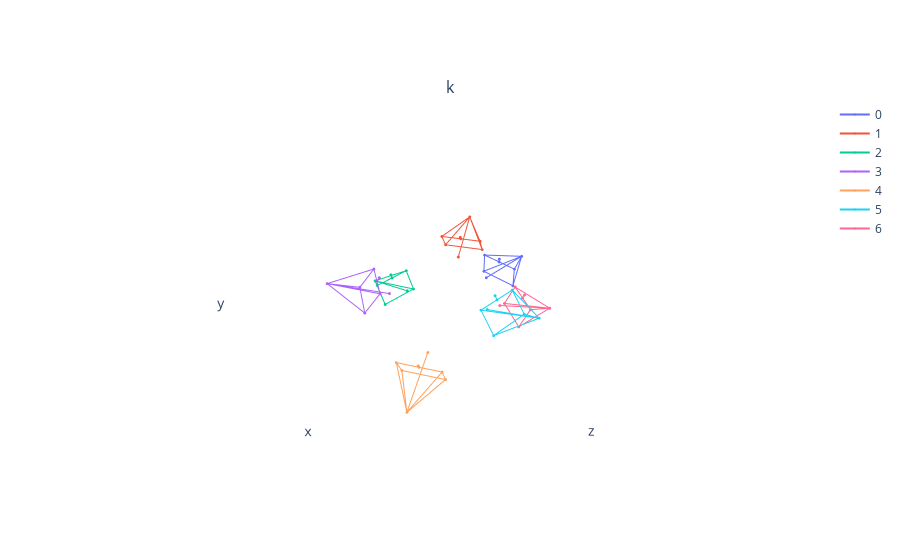

Write notebook code for a chart like this one.
### Code cell
# test dataloader
import torch
import os
import numpy as np
from typing import Tuple


def cartesian_to_spherical(xyz):
    ptsnew = np.hstack((xyz, np.zeros(xyz.shape)))
    xy = xyz[:,0]**2 + xyz[:,1]**2
    z = np.sqrt(xy + xyz[:,2]**2)
    theta = np.arctan2(np.sqrt(xy), xyz[:,2]) # for elevation angle defined from Z-axis down
    #ptsnew[:,4] = np.arctan2(xyz[:,2], np.sqrt(xy)) # for elevation angle defined from XY-plane up
    azimuth = np.arctan2(xyz[:,1], xyz[:,0])
    return np.array([theta, azimuth, z])

cam_pose_all = []
for i in range(7):
    var_name = 'T' + str(i)
    cam_pose = locals()[var_name] if var_name in locals() else None
    R_, T_ = cam_pose[:3, :3], cam_pose[:3, -1] * 5

    cam_pose_old = np.eye(4)
    cam_pose_old[:3, :3] = R_
    cam_pose_old[:3, -1] = T_

    swap_y_z = np.array([[1, 0, 0, 0],
                        [0, 0, -1, 0],
                        [0, -1, 0, 0],
                        [0, 0, 0, 1]])
    deg180 = np.deg2rad(180)
    rot_z = np.array([[np.cos(deg180), -np.sin(deg180), 0],
            [np.sin(deg180), np.cos(deg180), 0],
            [0, 0, 1]])
    
    c2w = swap_y_z @ cam_pose_old

    t = c2w[:3,-1]  # Extract translation of the camera
    r = c2w[:3, :3] @ rot_z # Extract rotation matrix of the camera

    t = t @ r # Make rotation local

    cam_pose_new = np.eye(4)
    cam_pose_new[:3, :3] = r
    cam_pose_new[:3, -1] = t

    cam_pose_all.append(torch.from_numpy(cam_pose_new).float())

cam_pose_all = torch.stack(cam_pose_all)

from pytorch3d.vis.plotly_vis import plot_scene
from pytorch3d.renderer.cameras import (
    FoVPerspectiveCameras,
)
import torch

# set for reproducibility
torch.manual_seed(42)
if torch.cuda.is_available():
    device = torch.device("cuda:0")
else:
    device = torch.device("cpu")
    print("WARNING: CPU only, this will be slow!")

R_abs = cam_pose_all[:, :3, :3].float()
T_abs = cam_pose_all[:, :3, 3].float() 

cameras_absolute_gt = FoVPerspectiveCameras(
    R = R_abs.to(device),
    T = T_abs.to(device),
    device = device,
)

plot = plot_scene({"k": {i: camera for i, camera in enumerate(cameras_absolute_gt)}}, camera_scale=1)
plot.layout.scene.aspectmode = "data"
plot.show()

### Figure 1 — Plotly figure (JSON) as saved in the notebook; plotly's stock layout.template omitted (floating-point values rounded to 4 significant figures)
{"data": [{"marker": {"size": 1}, "name": "0", "scene": "scene", "type": "scatter3d", "x": [0.9613, -0.03866, -0.03986, -0.03866, -1.039, -1.031, 0.9685, 0.9613, -0.05258, -1.039, -1.031, -0.05258, 0.9685, -0.05258, -0.02629], "y": [0.7557, 0.7508, 1.001, 0.7508, 0.746, -0.7539, -0.7443, 0.7557, 0.001285, 0.746, -0.7539, 0.001285, -0.7443, 0.001285, 0.0006424], "z": [-4.008, -4.0, -4.0, -4.0, -3.991, -3.991, -4.009, -4.008, -6.0, -3.991, -3.991, -6.0, -4.009, -6.0, -3.0]}, {"marker": {"size": 1}, "name": "1", "scene": "scene", "type": "scatter3d", "x": [-0.7204, -1.582, -1.52, -1.582, -2.444, -2.817, -1.093, -0.7204, -2.653, -2.444, -2.817, -2.653, -1.093, -2.653, -1.326], "y": [2.613, 2.613, 2.831, 2.613, 2.612, 1.305, 1.306, 2.613, 2.939, 2.612, 1.305, 2.939, 1.306, 2.939, 1.469], "z": [-3.196, -2.689, -2.583, -2.689, -2.182, -2.815, -3.829, -3.196, -4.508, -2.182, -2.815, -4.508, -3.829, -4.508, -2.254]}, {"marker": {"size": 1}, "name": "2", "scene": "scene", "type": "scatter3d", "x": [-4.019, -4.01, -4.097, -4.01, -4.002, -3.481, -3.497, -4.019, -5.625, -4.002, -3.481, -5.625, -3.497, -5.625, -2.812], "y": [-0.688, -0.6883, -0.4538, -0.6883, -0.6885, -2.095, -2.094, -0.688, -2.087, -0.6885, -2.095, -2.087, -2.094, -2.087, -1.044], "z": [-0.9679, 0.0321, 0.03286, 0.0321, 1.032, 1.027, -0.9725, -0.9679, 0.04471, 1.032, 1.027, 0.04471, -0.9725, 0.04471, 0.02235]}, {"marker": {"size": 1}, "name": "3", "scene": "scene", "type": "scatter3d", "x": [-2.41, -1.544, -1.482, -1.544, -0.6784, -1.054, -2.786, -2.41, -2.598, -0.6784, -1.054, -2.598, -2.786, -2.598, -1.299], "y": [2.626, 2.621, 2.839, 2.621, 2.616, 1.31, 1.321, 2.626, 2.953, 2.616, 1.31, 2.953, 1.321, 2.953, 1.476], "z": [2.203, 2.703, 2.596, 2.703, 3.203, 3.839, 2.839, 2.203, 4.531, 3.203, 3.839, 4.531, 2.839, 4.531, 2.266]}, {"marker": {"size": 1}, "name": "4", "scene": "scene", "type": "scatter3d", "x": [1.105, 1.975, 2.019, 1.975, 2.845, 2.584, 0.844, 1.105, 2.767, 2.845, 2.584, 2.767, 0.844, 2.767, 1.383], "y": [-0.6716, -0.6767, -0.4421, -0.6767, -0.6818, -2.09, -2.08, -0.6716, -2.07, -0.6818, -2.09, -2.07, -2.08, -2.07, -1.036], "z": [3.986, 3.493, 3.567, 3.493, 3.0, 2.553, 3.539, 3.986, 4.904, 3.0, 2.553, 4.904, 3.539, 4.904, 2.452]}, {"marker": {"size": 1}, "name": "5", "scene": "scene", "type": "scatter3d", "x": [3.097, 3.105, 2.981, 3.105, 3.113, 3.855, 3.839, 3.097, 5.214, 3.113, 3.855, 5.214, 3.839, 5.214, 2.607], "y": [2.63, 2.63, 2.847, 2.63, 2.63, 1.327, 1.326, 2.63, 2.968, 2.63, 1.327, 2.968, 1.326, 2.968, 1.483], "z": [1.025, 0.02528, 0.02431, 0.02528, -0.9747, -0.9689, 1.031, 1.025, 0.04229, -0.9747, -0.9689, 0.04229, 1.031, 0.04229, 0.02115]}, {"marker": {"size": 1}, "name": "6", "scene": "scene", "type": "scatter3d", "x": [2.873, 2.007, 2.05, 2.007, 1.141, 0.8851, 2.617, 2.873, 2.819, 1.141, 0.8851, 2.819, 2.617, 2.819, 1.409], "y": [-0.6931, -0.6981, -0.464, -0.6981, -0.7032, -2.108, -2.098, -0.6931, -2.101, -0.7032, -2.108, -2.101, -2.098, -2.101, -1.051], "z": [-2.97, -3.47, -3.546, -3.47, -3.97, -3.512, -2.512, -2.97, -4.862, -3.97, -3.512, -4.862, -2.512, -4.862, -2.431]}], "layout": {"annotations": [{"font": {"size": 16}, "showarrow": false, "text": "k", "x": 0.5, "xanchor": "center", "xref": "paper", "y": 1, "yanchor": "bottom", "yref": "paper"}], "scene": {"aspectmode": "data", "camera": {"up": {"x": 0, "y": 1, "z": 0}}, "domain": {"x": [0, 1], "y": [0, 1]}, "xaxis": {"backgroundcolor": "#fff", "range": [-6.933, 6.29], "showaxeslabels": false, "showgrid": false, "showline": false, "showticklabels": false, "ticks": "", "zeroline": false}, "yaxis": {"backgroundcolor": "#fff", "range": [-4.164, 4.895], "showaxeslabels": false, "showgrid": false, "showline": false, "showticklabels": false, "ticks": "", "zeroline": false}, "zaxis": {"backgroundcolor": "#fff", "range": [-7.333, 6.044], "showaxeslabels": false, "showgrid": false, "showline": false, "showticklabels": false, "ticks": "", "zeroline": false}}}}
